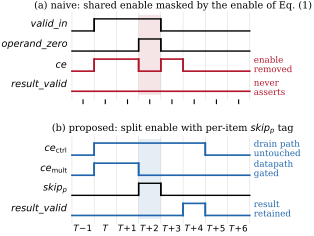

Source code (Python):
import matplotlib
matplotlib.use("Agg")
import matplotlib.pyplot as plt
from matplotlib.patches import Rectangle

plt.rcParams.update({
    "font.family": "serif", "font.serif": ["DejaVu Serif"],
    "font.size": 7.0, "axes.linewidth": 0.6,
    "savefig.bbox": "tight", "savefig.pad_inches": 0.01,
})

NC = 8
LBLX = -0.18          # right edge of signal names
MARG = 2.55           # right margin (in cycles) reserved for verdict text

def draw(ax, y, vals, label, color="k", lw=1.0):
    xs, ys = [], []
    for i, v in enumerate(vals):
        xs += [i, i+1]; ys += [y + 0.60*v, y + 0.60*v]
    ax.plot(xs, ys, color=color, lw=lw, solid_joinstyle="miter", clip_on=False)
    for i in range(1, len(vals)):
        if vals[i] != vals[i-1]:
            ax.plot([i, i], [y+0.60*vals[i-1], y+0.60*vals[i]],
                    color=color, lw=lw, clip_on=False)
    ax.text(LBLX, y+0.30, label, ha="right", va="center", fontsize=7.0)

fig, axes = plt.subplots(2, 1, figsize=(3.45, 2.75), sharex=True,
                         gridspec_kw={"hspace":0.42})

valid  = [0, 1, 1, 1, 0, 0, 0, 0]
zeroop = [0, 0, 0, 1, 0, 0, 0, 0]

RED, BLU = "#b2182b", "#2166ac"

# ---- (a) naive ----
a = axes[0]
draw(a, 3.0, valid,  r"$valid\_in$")
draw(a, 2.0, zeroop, r"$operand\_zero$")
draw(a, 1.0, [0,1,1,0,1,0,0,0], r"$ce$", color=RED, lw=1.2)
draw(a, 0.0, [0]*8,             r"$result\_valid$", color=RED, lw=1.2)
a.add_patch(Rectangle((3,-0.18), 1, 3.98, facecolor=RED, alpha=0.11, lw=0))
a.text(NC+0.18, 1.30, "enable\nremoved", fontsize=6.3, color=RED, va="center")
a.text(NC+0.18, 0.16, "never\nasserts",  fontsize=6.3, color=RED, va="center")
a.set_title(r"(a) naive: shared enable masked by the enable of Eq. (1)",
            fontsize=7.0, pad=2.5)

# ---- (b) proposed ----
b = axes[1]
draw(b, 3.0, [0,1,1,1,1,1,0,0], r"$ce_{\mathrm{ctrl}}$", color=BLU, lw=1.2)
draw(b, 2.0, [0,1,1,0,0,0,0,0], r"$ce_{\mathrm{mult}}$", color=BLU, lw=1.2)
draw(b, 1.0, [0,0,0,1,0,0,0,0], r"$skip_p$")
draw(b, 0.0, [0,0,0,0,0,1,0,0], r"$result\_valid$", color=BLU, lw=1.2)
b.add_patch(Rectangle((3,-0.18), 1, 3.98, facecolor=BLU, alpha=0.11, lw=0))
b.text(NC+0.18, 3.30, "drain path\nuntouched", fontsize=6.3, color=BLU, va="center")
b.text(NC+0.18, 2.30, "datapath\ngated",       fontsize=6.3, color=BLU, va="center")
b.text(NC+0.18, 0.30, "result\nretained",      fontsize=6.3, color=BLU, va="center")
b.set_title(r"(b) proposed: split enable with per-item $skip_p$ tag",
            fontsize=7.0, pad=2.5)

labels = [r"$T\!-\!1$", r"$T$", r"$T\!+\!1$", r"$T\!+\!2$", r"$T\!+\!3$",
          r"$T\!+\!4$", r"$T\!+\!5$", r"$T\!+\!6$"]
for ax in axes:
    ax.set_ylim(-0.40, 3.95)
    ax.set_xlim(-1.45, NC + MARG)
    for i in range(NC+1):
        ax.axvline(i, color="0.86", lw=0.4, zorder=0)
    ax.set_yticks([]); ax.spines[:].set_visible(False)
axes[1].set_xticks([i+0.5 for i in range(NC)])
axes[1].set_xticklabels(labels, fontsize=6.3)
axes[1].tick_params(axis="x", length=0, pad=1.5)

fig.savefig("fig_timing.pdf")
print("ok")
